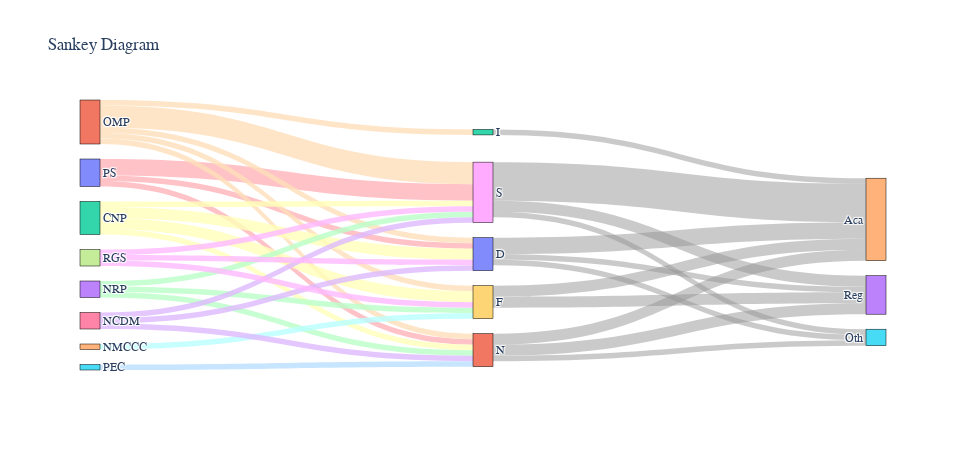

The notebook cell saved with this chart:
### Code cell
import pandas as pd
import plotly.graph_objects as go
from IPython.display import display  # For displaying images in Jupyter Notebook
from PIL import Image  # For opening and displaying the saved image

# Load the CSV file
df = pd.read_csv('d:/2nd year/Data analytics/assignment/assignment 2/sankey_assignment.csv')

# Define source and target labels
sources = ['PS', 'OMP', 'CNP', 'NRP', 'NMCCC', 'PEC', 'NCDM', 'RGS']
labels = df['LABEL'].tolist()
targets = ['Reg', 'Aca', 'Oth']

# Lists to store Sankey data
source_indices = []
target_indices = []
values = []
colors = []

# Define pastel colors for the links
pastel_colors = [
    'rgba(255, 179, 186, 0.8)',  # Soft Red
    'rgba(255, 223, 186, 0.8)',  # Soft Orange
    'rgba(255, 255, 186, 0.8)',  # Soft Yellow
    'rgba(186, 255, 201, 0.8)',  # Soft Green
    'rgba(186, 255, 255, 0.8)',  # Soft Cyan
    'rgba(186, 223, 255, 0.8)',  # Soft Blue
    'rgba(223, 186, 255, 0.8)',  # Soft Purple
    'rgba(255, 186, 255, 0.8)'   # Soft Pink
]

# Map sources to labels
for source in sources:
    for i, label in enumerate(labels):
        value = df[source][i]  # Get the value from the CSV
        if value > 0:
            source_indices.append(sources.index(source))  # Index of the source
            target_indices.append(len(sources) + i)  # Index of the label
            values.append(value)  # Flow value
            colors.append(pastel_colors[sources.index(source)])  # Assign a color

# Map labels to final targets (Reg, Aca, Oth)
for i, label in enumerate(labels):
    for target in targets:
        value = df[target][i]  # Get the value from the CSV
        if value > 0:
            source_indices.append(len(sources) + i)  # Index of the label
            target_indices.append(len(sources) + len(labels) + targets.index(target))  # Index of final target
            values.append(value)  # Flow value
            colors.append("rgba(150, 150, 150, 0.5)")  # Neutral color for final targets

# Combine all nodes into one list
node_labels = sources + labels + targets

# Create Sankey diagram
fig = go.Figure(data=[go.Sankey(
    node=dict(
        pad=15,
        thickness=20,
        line=dict(color="black", width=0.5),
        label=node_labels
    ),
    link=dict(
        source=source_indices,
        target=target_indices,
        value=values,
        color=colors
    )
)])

# Update layout (Set font to Arial, size to 12, and match uploaded image dimensions)
fig.update_layout(
    title_text="Sankey Diagram",
    font=dict(
        family="Arial",
        size=12
    ),
    width=966,  # Set width to match the uploaded image
    height=450  # Set height to match the uploaded image
)

# Save as PNG (for GitHub)
fig.write_image("sankey_diagram.png", width=966, height=450)

# Save as HTML (for interactive version)
fig.write_html("sankey_diagram.html")

# Display the saved image
img = Image.open("sankey_diagram.png")
display(img)

# Show the interactive figure
fig.show()

### Figure 1 — Plotly figure (JSON) as saved in the notebook; plotly's stock layout.template omitted (floating-point values rounded to 4 significant figures)
{"data": [{"link": {"color": ["rgba(255, 179, 186, 0.8)", "rgba(255, 179, 186, 0.8)", "rgba(255, 179, 186, 0.8)", "rgba(255, 223, 186, 0.8)", "rgba(255, 223, 186, 0.8)", "rgba(255, 223, 186, 0.8)", "rgba(255, 223, 186, 0.8)", "rgba(255, 223, 186, 0.8)", "rgba(255, 255, 186, 0.8)", "rgba(255, 255, 186, 0.8)", "rgba(255, 255, 186, 0.8)", "rgba(255, 255, 186, 0.8)", "rgba(186, 255, 201, 0.8)", "rgba(186, 255, 201, 0.8)", "rgba(186, 255, 201, 0.8)", "rgba(186, 255, 255, 0.8)", "rgba(186, 223, 255, 0.8)", "rgba(223, 186, 255, 0.8)", "rgba(223, 186, 255, 0.8)", "rgba(223, 186, 255, 0.8)", "rgba(255, 186, 255, 0.8)", "rgba(255, 186, 255, 0.8)", "rgba(255, 186, 255, 0.8)", "rgba(150, 150, 150, 0.5)", "rgba(150, 150, 150, 0.5)", "rgba(150, 150, 150, 0.5)", "rgba(150, 150, 150, 0.5)", "rgba(150, 150, 150, 0.5)", "rgba(150, 150, 150, 0.5)", "rgba(150, 150, 150, 0.5)", "rgba(150, 150, 150, 0.5)", "rgba(150, 150, 150, 0.5)", "rgba(150, 150, 150, 0.5)", "rgba(150, 150, 150, 0.5)", "rgba(150, 150, 150, 0.5)"], "source": [0, 0, 0, 1, 1, 1, 1, 1, 2, 2, 2, 2, 3, 3, 3, 4, 5, 6, 6, 6, 7, 7, 7, 8, 8, 8, 9, 9, 10, 10, 10, 11, 11, 11, 12], "target": [8, 10, 11, 8, 9, 10, 11, 12, 8, 9, 10, 11, 8, 9, 11, 9, 11, 8, 10, 11, 8, 9, 10, 13, 14, 15, 13, 14, 13, 14, 15, 13, 14, 15, 14], "value": [3, 1, 1, 4, 1, 1, 1, 1, 1, 2, 2, 1, 1, 1, 1, 1, 1, 1, 1, 1, 1, 1, 1, 2, 7, 1, 2, 2, 1, 3, 1, 2, 2, 1, 1]}, "node": {"label": ["PS", "OMP", "CNP", "NRP", "NMCCC", "PEC", "NCDM", "RGS", "S", "F", "D", "N", "I", "Reg", "Aca", "Oth"], "line": {"color": "black", "width": 0.5}, "pad": 15, "thickness": 20}, "type": "sankey"}], "layout": {"font": {"family": "Arial", "size": 12}, "height": 450, "title": {"text": "Sankey Diagram"}, "width": 966}}
